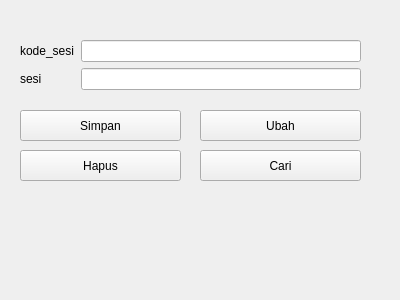
<?xml version="1.0" encoding="UTF-8"?>
<ui version="4.0">
 <class>Form</class>
 <widget class="QWidget" name="Form">
  <property name="geometry">
   <rect>
    <x>0</x>
    <y>0</y>
    <width>400</width>
    <height>300</height>
   </rect>
  </property>
  <property name="windowTitle">
   <string>Form</string>
  </property>
  <widget class="QWidget" name="formLayoutWidget">
   <property name="geometry">
    <rect>
     <x>20</x>
     <y>40</y>
     <width>341</width>
     <height>51</height>
    </rect>
   </property>
   <layout class="QFormLayout" name="formLayout">
    <item row="0" column="0">
     <widget class="QLabel" name="kode_sesiLabel">
      <property name="text">
       <string>kode_sesi</string>
      </property>
     </widget>
    </item>
    <item row="0" column="1">
     <widget class="QLineEdit" name="kode_sesiLineEdit"/>
    </item>
    <item row="1" column="0">
     <widget class="QLabel" name="sesiLabel">
      <property name="text">
       <string>sesi</string>
      </property>
     </widget>
    </item>
    <item row="1" column="1">
     <widget class="QLineEdit" name="sesiLineEdit"/>
    </item>
   </layout>
  </widget>
  <widget class="QPushButton" name="btnUbah">
   <property name="geometry">
    <rect>
     <x>200</x>
     <y>110</y>
     <width>161</width>
     <height>31</height>
    </rect>
   </property>
   <property name="text">
    <string>Ubah</string>
   </property>
  </widget>
  <widget class="QPushButton" name="btnSimpan">
   <property name="geometry">
    <rect>
     <x>20</x>
     <y>110</y>
     <width>161</width>
     <height>31</height>
    </rect>
   </property>
   <property name="text">
    <string>Simpan</string>
   </property>
  </widget>
  <widget class="QPushButton" name="btnCari">
   <property name="geometry">
    <rect>
     <x>200</x>
     <y>150</y>
     <width>161</width>
     <height>31</height>
    </rect>
   </property>
   <property name="text">
    <string>Cari</string>
   </property>
  </widget>
  <widget class="QPushButton" name="btnHapus">
   <property name="geometry">
    <rect>
     <x>20</x>
     <y>150</y>
     <width>161</width>
     <height>31</height>
    </rect>
   </property>
   <property name="text">
    <string>Hapus</string>
   </property>
  </widget>
 </widget>
 <resources/>
 <connections/>
</ui>
